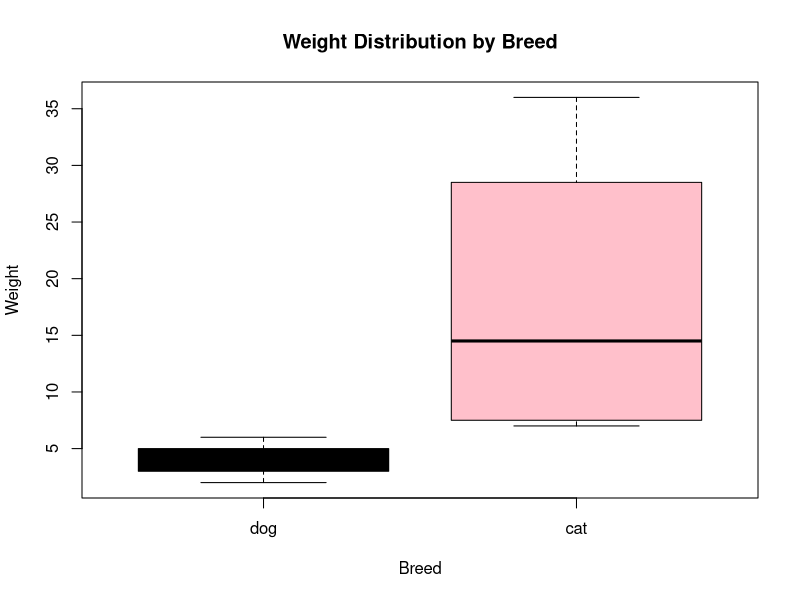

Here is the R script that generated this plot:
#Shreyank_Agrawal_22070521168
#Practical_08
pets <- data.frame(
  Name = c("Flipper", "Bromley", "Nox", "Orion", "Dagger", "Zizi", "Carrie"),
  Months_old = c(53, 19, 34, 41, 84, 140, 109),
  Size = c("medium", "small", "medium", "large", "small", "extra small", "large"),
  Weight = c(21, 8, 4, 6, 7, 2, 36),
  Breed = c("dog", "dog", "cat", "cat", "dog", "cat", "dog"),
  stringsAsFactors = TRUE  
)
print(pets)

#a & b
levels(pets$Breed)
levels(pets$Breed) <- c("dog", "cat")
print(pets)

#c
# Method 1
pets$Weight
# Method 2
pets[, "Weight"]

#d
pets$Age_in_years <- pets$Months_old / 12
print(pets)

#e
table(pets$Breed, pets$Size)

#f
aggregate(Weight ~ Breed, data = pets, FUN = mean)

#g
boxplot(Weight ~ Breed, data = pets,
        main = "Weight Distribution by Breed",
        xlab = "Breed", ylab = "Weight",
        col = c("black", "pink"))

